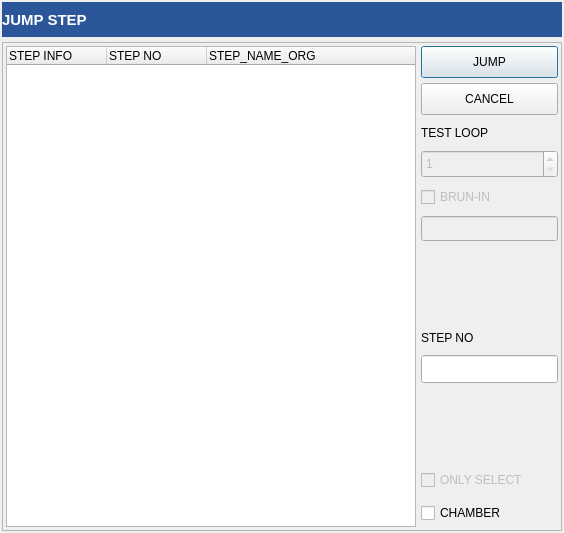
<?xml version="1.0" encoding="UTF-8"?>
<ui version="4.0">
 <class>CJumpStepDlg</class>
 <widget class="QDialog" name="CJumpStepDlg">
  <property name="geometry">
   <rect>
    <x>0</x>
    <y>0</y>
    <width>564</width>
    <height>533</height>
   </rect>
  </property>
  <property name="windowTitle">
   <string>JUMP STEP</string>
  </property>
  <property name="windowIcon">
   <iconset resource="../MainUi.qrc">
    <normaloff>:/icon/icon/recursive.ico</normaloff>:/icon/icon/recursive.ico</iconset>
  </property>
  <layout class="QVBoxLayout" name="verticalLayout_5">
   <property name="spacing">
    <number>5</number>
   </property>
   <property name="leftMargin">
    <number>2</number>
   </property>
   <property name="topMargin">
    <number>2</number>
   </property>
   <property name="rightMargin">
    <number>2</number>
   </property>
   <property name="bottomMargin">
    <number>2</number>
   </property>
   <item>
    <widget class="QLabel" name="lblTitle">
     <property name="minimumSize">
      <size>
       <width>0</width>
       <height>35</height>
      </size>
     </property>
     <property name="font">
      <font>
       <pointsize>11</pointsize>
       <weight>75</weight>
       <bold>true</bold>
      </font>
     </property>
     <property name="styleSheet">
      <string notr="true">background-color: #2b579a;
color: rgb(255, 255, 255);</string>
     </property>
     <property name="text">
      <string>JUMP STEP </string>
     </property>
    </widget>
   </item>
   <item>
    <widget class="QFrame" name="frmStepControl">
     <property name="frameShape">
      <enum>QFrame::StyledPanel</enum>
     </property>
     <property name="frameShadow">
      <enum>QFrame::Raised</enum>
     </property>
     <layout class="QHBoxLayout" name="horizontalLayout" stretch="3,1">
      <property name="spacing">
       <number>5</number>
      </property>
      <property name="leftMargin">
       <number>3</number>
      </property>
      <property name="topMargin">
       <number>3</number>
      </property>
      <property name="rightMargin">
       <number>3</number>
      </property>
      <property name="bottomMargin">
       <number>3</number>
      </property>
      <item>
       <widget class="QTreeWidget" name="treeItems">
        <column>
         <property name="text">
          <string>STEP INFO</string>
         </property>
        </column>
        <column>
         <property name="text">
          <string>STEP NO</string>
         </property>
        </column>
        <column>
         <property name="text">
          <string>STEP_NAME_ORG</string>
         </property>
        </column>
       </widget>
      </item>
      <item>
       <layout class="QVBoxLayout" name="verticalLayout_4">
        <property name="spacing">
         <number>5</number>
        </property>
        <item>
         <widget class="QPushButton" name="btnJump">
          <property name="minimumSize">
           <size>
            <width>0</width>
            <height>32</height>
           </size>
          </property>
          <property name="text">
           <string>JUMP</string>
          </property>
          <property name="icon">
           <iconset resource="../MainUi.qrc">
            <normaloff>:/icon/icon/recursive.ico</normaloff>:/icon/icon/recursive.ico</iconset>
          </property>
          <property name="iconSize">
           <size>
            <width>24</width>
            <height>24</height>
           </size>
          </property>
         </widget>
        </item>
        <item>
         <widget class="QPushButton" name="btnCancel">
          <property name="minimumSize">
           <size>
            <width>0</width>
            <height>32</height>
           </size>
          </property>
          <property name="text">
           <string>CANCEL</string>
          </property>
          <property name="icon">
           <iconset resource="../MainUi.qrc">
            <normaloff>:/icon/icon/cancel.ico</normaloff>:/icon/icon/cancel.ico</iconset>
          </property>
          <property name="iconSize">
           <size>
            <width>24</width>
            <height>24</height>
           </size>
          </property>
         </widget>
        </item>
        <item>
         <layout class="QVBoxLayout" name="verticalLayout_3">
          <property name="spacing">
           <number>5</number>
          </property>
          <item>
           <widget class="QLabel" name="lblLoopCount">
            <property name="minimumSize">
             <size>
              <width>0</width>
              <height>25</height>
             </size>
            </property>
            <property name="text">
             <string>TEST LOOP</string>
            </property>
           </widget>
          </item>
          <item>
           <widget class="QSpinBox" name="spinLoopCount">
            <property name="enabled">
             <bool>false</bool>
            </property>
            <property name="minimumSize">
             <size>
              <width>0</width>
              <height>28</height>
             </size>
            </property>
            <property name="minimum">
             <number>1</number>
            </property>
            <property name="maximum">
             <number>1000000</number>
            </property>
           </widget>
          </item>
         </layout>
        </item>
        <item>
         <layout class="QVBoxLayout" name="verticalLayout">
          <property name="spacing">
           <number>5</number>
          </property>
          <item>
           <widget class="QCheckBox" name="chkBurnIn">
            <property name="enabled">
             <bool>false</bool>
            </property>
            <property name="minimumSize">
             <size>
              <width>0</width>
              <height>28</height>
             </size>
            </property>
            <property name="text">
             <string>BRUN-IN</string>
            </property>
           </widget>
          </item>
          <item>
           <widget class="QLineEdit" name="leBurnIn">
            <property name="enabled">
             <bool>false</bool>
            </property>
            <property name="minimumSize">
             <size>
              <width>0</width>
              <height>25</height>
             </size>
            </property>
           </widget>
          </item>
          <item>
           <spacer name="verticalSpacer">
            <property name="orientation">
             <enum>Qt::Vertical</enum>
            </property>
            <property name="sizeHint" stdset="0">
             <size>
              <width>20</width>
              <height>40</height>
             </size>
            </property>
           </spacer>
          </item>
         </layout>
        </item>
        <item>
         <layout class="QVBoxLayout" name="verticalLayout_2">
          <property name="spacing">
           <number>5</number>
          </property>
          <item>
           <widget class="QLabel" name="lblStepNo">
            <property name="minimumSize">
             <size>
              <width>0</width>
              <height>25</height>
             </size>
            </property>
            <property name="text">
             <string>STEP NO</string>
            </property>
           </widget>
          </item>
          <item>
           <widget class="QLineEdit" name="leStepNo">
            <property name="minimumSize">
             <size>
              <width>0</width>
              <height>28</height>
             </size>
            </property>
           </widget>
          </item>
          <item>
           <spacer name="verticalSpacer_2">
            <property name="orientation">
             <enum>Qt::Vertical</enum>
            </property>
            <property name="sizeHint" stdset="0">
             <size>
              <width>20</width>
              <height>40</height>
             </size>
            </property>
           </spacer>
          </item>
         </layout>
        </item>
        <item>
         <widget class="QCheckBox" name="chkOnlySelect">
          <property name="enabled">
           <bool>false</bool>
          </property>
          <property name="minimumSize">
           <size>
            <width>0</width>
            <height>28</height>
           </size>
          </property>
          <property name="text">
           <string>ONLY SELECT</string>
          </property>
         </widget>
        </item>
        <item>
         <widget class="QCheckBox" name="chkChamber">
          <property name="enabled">
           <bool>true</bool>
          </property>
          <property name="minimumSize">
           <size>
            <width>0</width>
            <height>28</height>
           </size>
          </property>
          <property name="text">
           <string>CHAMBER</string>
          </property>
         </widget>
        </item>
       </layout>
      </item>
     </layout>
    </widget>
   </item>
  </layout>
 </widget>
 <resources>
  <include location="../MainUi.qrc"/>
 </resources>
 <connections/>
</ui>
